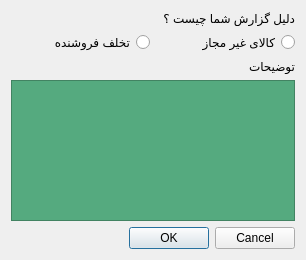
<?xml version="1.0" encoding="UTF-8"?>
<ui version="4.0">
 <class>report_page</class>
 <widget class="QDialog" name="report_page">
  <property name="geometry">
   <rect>
    <x>0</x>
    <y>0</y>
    <width>306</width>
    <height>260</height>
   </rect>
  </property>
  <property name="windowTitle">
   <string>Dialog</string>
  </property>
  <layout class="QGridLayout" name="gridLayout">
   <item row="0" column="0">
    <widget class="QLabel" name="label">
     <property name="text">
      <string>دلیل گزارش شما چیست ؟</string>
     </property>
    </widget>
   </item>
   <item row="9" column="0">
    <widget class="QPlainTextEdit" name="plainTextEdit">
     <property name="styleSheet">
      <string notr="true">background-color: rgb(85, 170, 127);</string>
     </property>
    </widget>
   </item>
   <item row="10" column="0">
    <widget class="QDialogButtonBox" name="buttonBox">
     <property name="orientation">
      <enum>Qt::Horizontal</enum>
     </property>
     <property name="standardButtons">
      <set>QDialogButtonBox::Cancel|QDialogButtonBox::Ok</set>
     </property>
    </widget>
   </item>
   <item row="2" column="0">
    <layout class="QHBoxLayout" name="horizontalLayout">
     <item>
      <widget class="QRadioButton" name="radioButton">
       <property name="layoutDirection">
        <enum>Qt::RightToLeft</enum>
       </property>
       <property name="text">
        <string>تخلف فروشنده</string>
       </property>
      </widget>
     </item>
     <item>
      <widget class="QRadioButton" name="radioButton_2">
       <property name="layoutDirection">
        <enum>Qt::RightToLeft</enum>
       </property>
       <property name="text">
        <string>کالای غیر مجاز</string>
       </property>
      </widget>
     </item>
    </layout>
   </item>
   <item row="5" column="0">
    <spacer name="verticalSpacer_3">
     <property name="orientation">
      <enum>Qt::Vertical</enum>
     </property>
     <property name="sizeHint" stdset="0">
      <size>
       <width>20</width>
       <height>40</height>
      </size>
     </property>
    </spacer>
   </item>
   <item row="6" column="0">
    <spacer name="verticalSpacer_4">
     <property name="orientation">
      <enum>Qt::Vertical</enum>
     </property>
     <property name="sizeHint" stdset="0">
      <size>
       <width>20</width>
       <height>40</height>
      </size>
     </property>
    </spacer>
   </item>
   <item row="4" column="0">
    <spacer name="verticalSpacer_2">
     <property name="orientation">
      <enum>Qt::Vertical</enum>
     </property>
     <property name="sizeHint" stdset="0">
      <size>
       <width>20</width>
       <height>40</height>
      </size>
     </property>
    </spacer>
   </item>
   <item row="1" column="0">
    <spacer name="verticalSpacer">
     <property name="orientation">
      <enum>Qt::Vertical</enum>
     </property>
     <property name="sizeHint" stdset="0">
      <size>
       <width>20</width>
       <height>40</height>
      </size>
     </property>
    </spacer>
   </item>
   <item row="7" column="0">
    <widget class="QLabel" name="label_2">
     <property name="text">
      <string>توضیحات</string>
     </property>
    </widget>
   </item>
  </layout>
 </widget>
 <resources/>
 <connections>
  <connection>
   <sender>buttonBox</sender>
   <signal>accepted()</signal>
   <receiver>report_page</receiver>
   <slot>accept()</slot>
   <hints>
    <hint type="sourcelabel">
     <x>248</x>
     <y>254</y>
    </hint>
    <hint type="destinationlabel">
     <x>157</x>
     <y>274</y>
    </hint>
   </hints>
  </connection>
  <connection>
   <sender>buttonBox</sender>
   <signal>rejected()</signal>
   <receiver>report_page</receiver>
   <slot>reject()</slot>
   <hints>
    <hint type="sourcelabel">
     <x>316</x>
     <y>260</y>
    </hint>
    <hint type="destinationlabel">
     <x>286</x>
     <y>274</y>
    </hint>
   </hints>
  </connection>
 </connections>
</ui>
